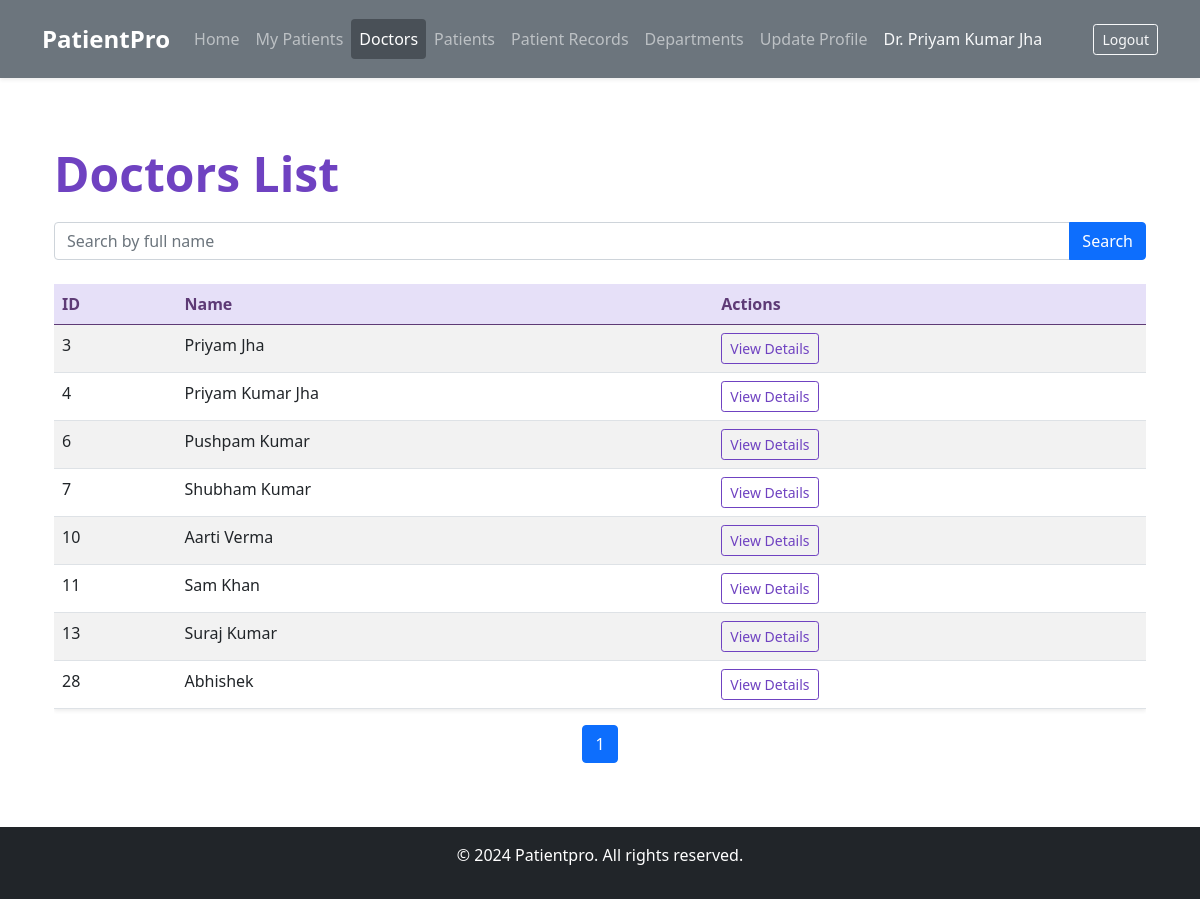
/doctors/ (signed in), run on the app's committed database.
### MediAccess/models.py (models this page shows)
class CustomUser(AbstractUser):
    USER_TYPE_CHOICES = (
        ('patient', 'Patient'),
        ('doctor', 'Doctor'),
    )
    user_type = models.CharField(max_length=10, choices=USER_TYPE_CHOICES)
    department = models.ForeignKey(Department, on_delete=models.SET_NULL, null=True, blank=True)
    email = models.EmailField(unique=True)
    full_name = models.CharField(max_length=255)
    phone_number = models.CharField(max_length=15, blank=True, null=True)
    address = models.TextField(blank=True, null=True)
    professional_license_number = models.CharField(max_length=100, blank=True, null=True)
    years_of_experience = models.PositiveIntegerField(blank=True, null=True)
    objects = CustomUserManager()

### MediAccess/views.py (the view)
# urls.py: path('doctors/', doctor_list, name='doctor_list'),
@login_required
def doctor_list(request):
    search_query = request.GET.get('search', '')
    doctors = CustomUser.objects.filter(user_type='doctor', is_superuser=False).values('id', 'full_name')
    if search_query:
        doctors = doctors.filter(full_name__icontains=search_query)
    paginator = Paginator(doctors.values('id', 'full_name'), 10)  # Show 10 doctors per page
    page_number = request.GET.get('page')
    page_obj = paginator.get_page(page_number)
    return render(request, 'doctor_list.html', {'doctors': doctors, 'search_query': search_query, 'page_obj': page_obj})

### templates/doctor_list.html (shortened to what this page needs)
{% extends "base.html" %}
{% block content %}
<div class="container mt-4">
    <h1 class="display-5 fw-bold lh-1 mb-4 text-primary">Doctors List</h1>
    <form method="get" action="{% url 'doctor_list' %}" class="mb-4">
        <div class="input-group">
            <input type="text" name="search" value="{{ search_query }}" placeholder="Search by full name" class="form-control" />
            <button type="submit" class="btn btn-primary">Search</button>
        </div>
    </form>
    <div class="table-responsive">
        <table class="table table-striped table-hover shadow-sm">
            <thead style="background-color: #e6e0f8; color: #5e3b76;">
                <tr>
                    <th scope="col">ID</th>
                    <th scope="col">Name</th>
                    <th scope="col">Actions</th>
                </tr>
            </thead>
            <tbody>
                {% for doctor in page_obj %}
                <tr>
                    <td>{{ doctor.id }}</td>
                    <td>{{ doctor.full_name|title }}</td>
                    <td>
                        <a href="{% url 'doctor_detail' doctor.id %}" class="btn btn-outline-primary btn-sm me-2">View Details</a>
                    </td>
                </tr>
                {% empty %}
                <tr>
                    <td colspan="3" class="text-center">No doctors available.</td>
                </tr>
                {% endfor %}
            </tbody>
        </table>
    </div>
    <nav aria-label="Page navigation">
        <ul class="pagination justify-content-center">
            {% for num in page_obj.paginator.page_range %}
                {% if page_obj.number == num %}
                    <li class="page-item active" aria-current="page"><span class="page-link">{{ num }}</span></li>
                {% elif num > page_obj.number|add:'-3' and num < page_obj.number|add:'3' %}
                    <li class="page-item"><a class="page-link" href="?page={{ num }}&search={{ search_query }}">{{ num }}</a></li>
                {% endif %}
            {% endfor %}
        </ul>
    </nav>
</div>
{% endblock %}

### templates/base.html (shortened to what this page needs)
{% load widget_tweaks %}
<!doctype html>
<html lang="en">
<head>
    <link href="https://cdn.jsdelivr.net/npm/bootstrap@5.0.2/dist/css/bootstrap.min.css" rel="stylesheet"
>
    <link rel="stylesheet" href="https://cdnjs.cloudflare.com/ajax/libs/font-awesome/4.7.0/css/font-awesome.min.css">
</head>
<body class="d-flex flex-column min-vh-100">
    <nav class="navbar navbar-expand-lg navbar-dark bg-secondary shadow-sm py-3">
        <div class="container">
            <a class="navbar-brand fw-bold" href="{% url 'home' %}">PatientPro</a>
            <div class="collapse navbar-collapse" id="navbarSupportedContent">
                {% if request.user.is_authenticated %}
                    {% if user.user_type == 'doctor' %}
                    <ul class="navbar-nav me-auto mb-2 mb-lg-0">
                        <li class="nav-item">
                            <a class="nav-link {% if request.resolver_match.url_name == 'doctor_dashboard' %}active{% endif %}"
                                aria-current="page" href="{% url 'doctor_dashboard' %}">Home</a>
                        </li>
                        <li class="nav-item">
                            <a class="nav-link {% if request.resolver_match.url_name == 'my_patients' %}active{% endif %}"
                                href="{% url 'my_patients' %}">My Patients</a>
                        </li>
                        <li class="nav-item">
                            <a class="nav-link {% if request.resolver_match.url_name == 'doctor_list' %}active{% endif %}"
                                href="{% url 'doctor_list' %}">Doctors</a>
                        </li>
                        <li class="nav-item">
                            <a class="nav-link {% if request.resolver_match.url_name == 'patient_list' %}active{% endif %}"
                                href="{% url 'patient_list' %}">Patients</a>
                        </li>
                        <li class="nav-item">
                            <a class="nav-link {% if request.resolver_match.url_name == 'patient-records' %}active{% endif %}"
                                href="{% url 'patient-records' %}">Patient Records</a>
                        </li>
                        <li class="nav-item">
                            <a class="nav-link {% if request.resolver_match.url_name == 'department_list' %}active{% endif %}"
                                href="{% url 'department_list' %}">Departments</a>
                        </li>
                        <li class="nav-item">
                            <a class="nav-link {% if request.resolver_match.url_name == 'update_doctor' %}active{% endif %}"
                                href="{% url 'update_doctor' request.user.id %}">Update Profile</a>
                        </li>
                        <li class="nav-item">
                            <span class="nav-link disabled text-light">Dr. {{ user.full_name|title }}</span>
                        </li>
                    </ul>
                    {% endif %}
                    <a href="{% url 'logout' %}" class="btn btn-outline-light btn-sm ms-lg-3">Logout</a>
                {% endif %}
            </div>
        </div>
    </nav>
    <div class="container flex-grow-1 mt-5 mb-5">
        {% block content %}
        {% endblock content %}
    </div>
    <footer class="footer bg-dark text-white text-center py-3">
        <p>&copy; 2024 Patientpro. All rights reserved.</p>
    </footer>
</body>
</html>

### templates/base.html (style rules this page uses)
.navbar { transition: all 0.3s ease; }
.navbar-brand { font-size: 1.5rem; }
.nav-link { transition: color 0.2s ease-in-out; }
.nav-link.active { color: #fff !important; background-color: #495057 !important; border-radius: 0.25rem; }

### templates/doctor_list.html (style rules this page uses)
.btn-outline-primary { border-color: #6f42c1; color: #6f42c1; }
.text-primary { color: #6f42c1 !important; }
.shadow-sm { box-shadow: 0 0.5rem 1rem rgba(111, 66, 193, 0.15); }

### data on the page
CustomUser: full_name "Priyam Kumar Jha", id "4"
CustomUser: id "3", full_name "Priyam Jha"
CustomUser: id "6", full_name "Pushpam Kumar"
CustomUser: id "7", full_name "Shubham Kumar"
CustomUser: id "10", full_name "Aarti Verma"
CustomUser: id "11", full_name "Sam Khan"
CustomUser: id "13", full_name "Suraj Kumar"
CustomUser: id "28", full_name "Abhishek"

### other printed values
{{ num }} "1"
